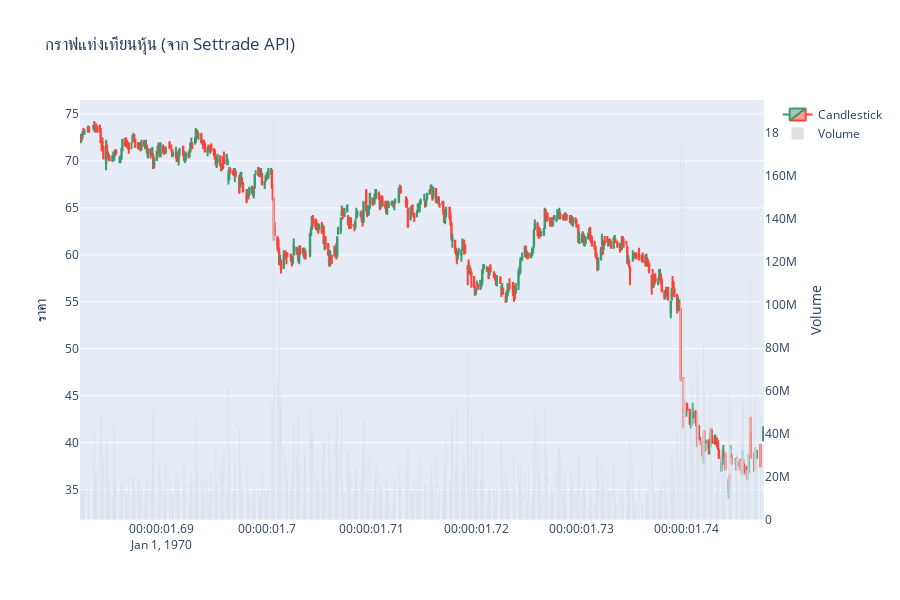

The notebook cell saved with this chart:
### Code cell
# แปลงวันที่ให้เป็น datetime object
df["time"] = pd.to_datetime(df["time"])
df.set_index("time", inplace=True)

# วาดกราฟ
fig = go.Figure()

fig.add_trace(go.Candlestick(
    x=df.index,
    open=df["open"],
    high=df["high"],
    low=df["low"],
    close=df["close"],
    name="Candlestick"
))

fig.add_trace(go.Bar(
    x=df.index,
    y=df["volume"],
    name="Volume",
    yaxis='y2',
    marker_color='rgba(150,150,150,0.3)'
))

fig.update_layout(
    title="กราฟแท่งเทียนหุ้น (จาก Settrade API)",
    xaxis_rangeslider_visible=False,
    yaxis=dict(title="ราคา"),
    yaxis2=dict(title="Volume", overlaying="y", side="right", showgrid=False),
    height=600,
)

fig.show()

### Figure 1 — Plotly figure (JSON) as saved in the notebook; plotly's stock layout.template omitted (floating-point values rounded to 4 significant figures; data arrays with more than 128 entries replaced by an {"elided": "..."} marker saying what was removed)
{"data": [{"close": {"elided": "500 float values"}, "high": {"elided": "500 float values"}, "low": {"elided": "500 float values"}, "name": "Candlestick", "open": {"elided": "500 float values"}, "type": "candlestick", "x": {"elided": "500 str values"}}, {"marker": {"color": "rgba(150,150,150,0.3)"}, "name": "Volume", "type": "bar", "x": {"elided": "500 str values"}, "y": {"elided": "500 int values"}, "yaxis": "y2"}], "layout": {"height": 600, "title": {"text": "กราฟแท่งเทียนหุ้น (จาก Settrade API)"}, "xaxis": {"rangeslider": {"visible": false}}, "yaxis": {"title": {"text": "ราคา"}}, "yaxis2": {"overlaying": "y", "showgrid": false, "side": "right", "title": {"text": "Volume"}}}}
